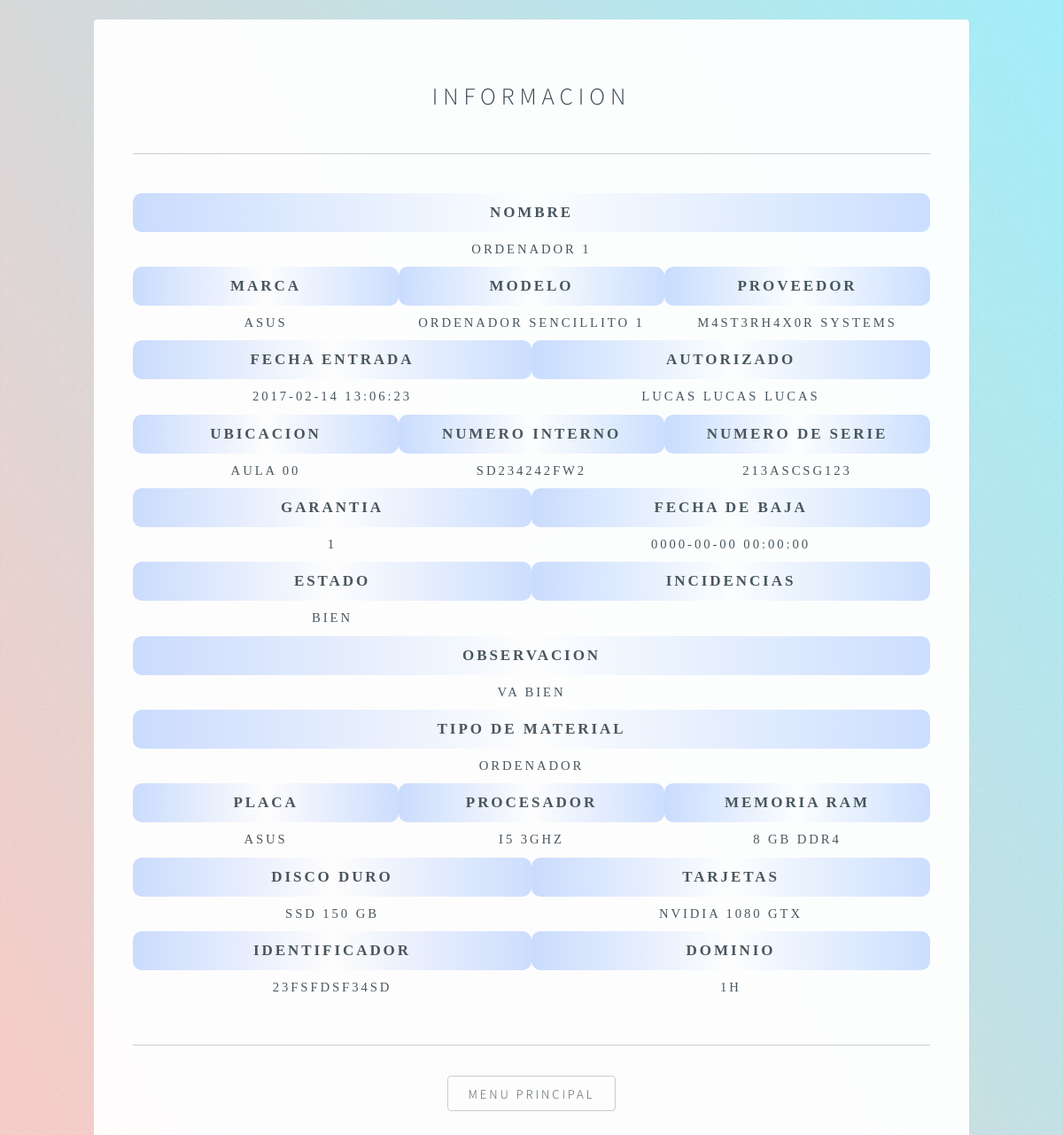
Screenshot of /php/Desglose.php?id=1 with the database file from the repository.
### tables this page shows
CREATE TABLE IF NOT EXISTS `materiales` (
  `idMaterial` int(11) NOT NULL AUTO_INCREMENT,
  `nombre` varchar(35) NOT NULL,
  `idProveedor` int(11) NOT NULL,
  `idMarca` int(11) NOT NULL,
  `modelo` varchar(40) NOT NULL,
  `numeroSerie` varchar(15) NOT NULL,
  `cantidad` int(11) NOT NULL,
  `fechaEntrada` datetime NOT NULL,
  `idAutorizador` int(11) NOT NULL,
  `idUbicacion` int(11) NOT NULL,
  `numeroInterno` varchar(20) NOT NULL,
  `garantia` tinyint(1) NOT NULL,
  `fechaBaja` datetime DEFAULT NULL,
  `estado` varchar(40) NOT NULL,
  `observaciones` varchar(60) NOT NULL,
  PRIMARY KEY (`idMaterial`)
);

CREATE TABLE IF NOT EXISTS `marcas` (
  `idMarca` int(11) NOT NULL AUTO_INCREMENT,
  `Nombre` varchar(35) NOT NULL,
  PRIMARY KEY (`idMarca`)
);

CREATE TABLE IF NOT EXISTS `proveedores` (
  `idProveedor` int(11) NOT NULL AUTO_INCREMENT,
  `nombre` varchar(35) NOT NULL,
  PRIMARY KEY (`idProveedor`)
);

CREATE TABLE IF NOT EXISTS `usuarios` (
  `idUsuario` int(11) NOT NULL AUTO_INCREMENT,
  `nombre` varchar(30) NOT NULL,
  `apellidos` varchar(50) NOT NULL,
  `rol` varchar(25) NOT NULL,
  `username` varchar(20) NOT NULL,
  `password` varchar(20) NOT NULL,
  PRIMARY KEY (`idUsuario`)
);

CREATE TABLE IF NOT EXISTS `ubicaciones` (
  `idUbicacion` int(11) NOT NULL AUTO_INCREMENT,
  `nombre` varchar(50) NOT NULL,
  `nombreAntiguo` varchar(50) NOT NULL,
  PRIMARY KEY (`idUbicacion`)
);

CREATE TABLE IF NOT EXISTS `ordenadores` (
  `idMaterial` int(11) NOT NULL,
  `placa` varchar(35) NOT NULL,
  `procesador` varchar(35) NOT NULL,
  `memoriaRAM` varchar(35) NOT NULL,
  `discoDuro` varchar(35) NOT NULL,
  `tarjetas` varchar(70) NOT NULL,
  `identificador` varchar(15) NOT NULL,
  `dominio` varchar(15) NOT NULL,
  PRIMARY KEY (`idMaterial`)
);

### php/Desglose.php (the view, shortened to what this page needs)
<!DOCTYPE HTML>
<html>
	<head>
		<link rel="stylesheet" href= ../css/main.css />
	</head>
	<body class="is-loading">
	<?php
      include("conexion.php");
      $idMaterial=$_GET['id'];
      $material = "SELECT * FROM materiales where idMaterial = $idMaterial";
      $registros = mysqli_query($conexion,$material) or die("Error en la consulta de seleccion $material");
    ?>
			<div id="wrapper">
					<section id="main">
						<header>
							<h1>Informacion</h1>
						</header>
						<hr />
							<table class="visualizacion">
								<tr>
									<th colspan="6">
										Nombre
									</th>
								</tr>
								<tr>
									<td colspan="6">
									<?php
								        while($linea=mysqli_fetch_array($registros))
								        {
								        	$nombre = $linea['nombre'];
								        	echo "$nombre";
								      ?>
									</td>
								</tr>
								<tr>
									<th colspan="2">
										Marca
									</th>
									<th colspan="2">
										Modelo
									</th>
									<th colspan="2">
										Proveedor
									</th>
								</tr>
								<tr>
									<td colspan="2">
									<?php
								        	$marca = "SELECT * FROM marcas where idMarca = ".$linea['idMarca'];
								        	$registros2 = mysqli_query($conexion,$marca) or die("Error en la consulta de seleccion $marca");
								        	while($linea2=mysqli_fetch_array($registros2))
								        	{
								        		$nombreM = $linea2['Nombre'];
												echo "$nombreM";
								        	}
								      ?>
									</td>
									<td colspan="2">
									<?php
								        	$modelo = $linea['modelo'];
								        	echo "$modelo";
								      ?>
									</td>
									<td colspan="2">
										<?php
								        	$proveedor = "SELECT * FROM proveedores where idProveedor = ".$linea['idProveedor'];
								        	$registros3 = mysqli_query($conexion,$proveedor) or die("Error en la consulta de seleccion $proveedor");
								        	while($linea3=mysqli_fetch_array($registros3)){
								        		$nombreP = $linea3['nombre'];
												echo "$nombreP";
								        	}
								      	?>
									</td>
								</tr>
								<tr>
									<th colspan="3">
										Fecha Entrada
									</th>
									<th colspan="3">
										Autorizado
									</th>
								</tr>
								<tr>
									<td colspan="3">
										<?php
								        	$fecEntrada = $linea['fechaEntrada'];
								        	echo "$fecEntrada";
								      	?>
									</td>
									<td colspan="3">
										<?php
								        	$autorizado = "SELECT * FROM usuarios where idUsuario = ".$linea['idAutorizador'];
								        	$registros4 = mysqli_query($conexion,$autorizado) or die("Error en la consulta de seleccion $autorizado");
								        	while($linea4=mysqli_fetch_array($registros4)){
								        		$nombreA = $linea4['nombre']." ". $linea4['apellidos'];
												echo "$nombreA";
								        	}
								      	?>
									</td>
								</tr>
								<tr>
									<th colspan="2">
										Ubicacion
									</th>
									<th colspan="2">
										Numero Interno
									</th>
									<th colspan="2">
										Numero de Serie
									</th>
								</tr>
								<tr>
									<td colspan="2">
										<?php
								        	$ubicacion = "SELECT * FROM ubicaciones where idUbicacion = ".$linea['idUbicacion'];
								        	$registros5 = mysqli_query($conexion,$ubicacion) or die("Error en la consulta de seleccion $ubicacion");
								        	while($linea5=mysqli_fetch_array($registros5)){
								        		$nombreU = $linea5['nombre'];
												echo "$nombreU";
								        	}
								      	?>
									</td>
									<td colspan="2">
										<?php
								        	$numeroInterno = $linea['numeroInterno'];
								        	if($numeroInterno == null){
								        		echo "No tiene número interno";
								        	}else{
								        		echo "$numeroInterno";
								        	}
								      	?>
									</td>
									<td colspan="2">
										<?php
								        	$numeroSerie = $linea['numeroSerie'];
								        	if($numeroSerie == null){
								        		echo "No tiene número de serie";
								        	}else{
								        		echo "$numeroSerie";
								        	}
								      	?>
									</td>
								</tr>
								<tr>
									<th colspan="3">
										Garantia
									</th>
									<th colspan="3">
										Fecha de Baja
									</th>
								</tr>
								<tr>
									<td colspan="3">
										<?php
								        	$garantia = $linea['garantia'];
								        	if($garantia==null){
								        		echo "No tiene garantia";
								        	}else{
								        		echo "$garantia";
								        	}
								      	?>
									</td>
									<td colspan="3">
										<?php
								        	$fechaBaja = $linea['fechaBaja'];
								        	if($fechaBaja==null){
								        		echo "No tiene fecha de bajas";
								        	}else{
								        		echo "$fechaBaja";
								        	}
								      	?>
									</td>
								</tr>
								<tr>
									<th colspan="3">
										Estado
									</th>
									<th colspan="3">
										Incidencias
									</th>
								</tr>
								<tr>
									<td colspan="3">
										<?php
								        	$estado = $linea['estado'];
								        	if($estado == null){
								        		echo "No tiene estado";
								        	}else{
								        		echo "$estado";
								        	}
								      	?>
									</td>
									<td colspan="3">
									</td>
								</tr>
								<tr>
									<th colspan="6">
										Observacion
									</th>
								</tr>
								<tr>
									<td colspan="6">
										<?php
									        	$observaciones = $linea['observaciones'];
									        	if($observaciones == null){
									        		echo "No tiene observaciones";
									        	}else{
									        		echo "$observaciones";
									        	}
									    ?>
									</td>
								</tr>
								<?php
										$tipo = "SELECT * FROM ordenadores where idMaterial = ".$linea['idMaterial'];
								        $registros6 = mysqli_query($conexion,$tipo) or die("Error en la consulta de seleccion $tipo");
								        while($linea6=mysqli_fetch_array($registros6)){
								        	$placa = $linea6['placa'];
								        	$procesador = $linea6['procesador'];
								        	$memoriaRAM = $linea6['memoriaRAM'];
								        	$discoDuro = $linea6['discoDuro'];
								        	$tarjetas = $linea6['tarjetas'];
								        	$identificador = $linea6['identificador'];
								        	$dominio = $linea6['dominio'];
											echo "<tr><th colspan='6'>Tipo de material</th></tr><tr><td colspan='6'>Ordenador</td></tr>";
											echo "<tr><th colspan='2'>Placa</th><th colspan='2'>Procesador</th><th colspan='2'>Memoria RAM</th></tr><tr><td colspan='2'>$placa</td><td colspan='2'>$procesador</td><td colspan='2'>$memoriaRAM</td></tr>";
											echo "<tr><th colspan='3'>Disco duro</th><th colspan='3'>Tarjetas</th></tr><tr><td colspan='3'>$discoDuro</td><td colspan='3'>$tarjetas</td></tr>";
											echo "<tr><th colspan='3'>Identificador</th><th colspan='3'>Dominio</th></tr><tr><td colspan='3'>$identificador</td><td colspan='3'>$dominio</td></tr>";
								        }
									}
								?>
							</table>
						<hr/>
						<footer>
							<ul class="icons">
								<a href="principal.php"><input type="button" value="Menu Principal">
							</ul>
						</footer>
					</section>
			</div>
	</body>
</html>

### rows the page displays
materiales: nombre "ORDENADOR 1", modelo "ORDENADOR SENCILLITO 1", fechaEntrada "2017-02-14 13:06:23", numeroInterno "SD234242FW2", numeroSerie "213ASCSG123", garantia "1", fechaBaja "0000-00-00 00:00:00", estado "BIEN", observaciones "VA BIEN"
marcas: Nombre "ASUS"
proveedores: nombre "M4ST3RH4X0R SYSTEMS"
usuarios: nombreA "LUCAS LUCAS LUCAS"
ubicaciones: nombre "AULA 00"
ordenadores: placa "ASUS", procesador "I5 3GHZ", memoriaRAM "8 GB DDR4", discoDuro "SSD 150 GB", tarjetas "NVIDIA 1080 GTX", identificador "23FSFDSF34SD", dominio "1H"
